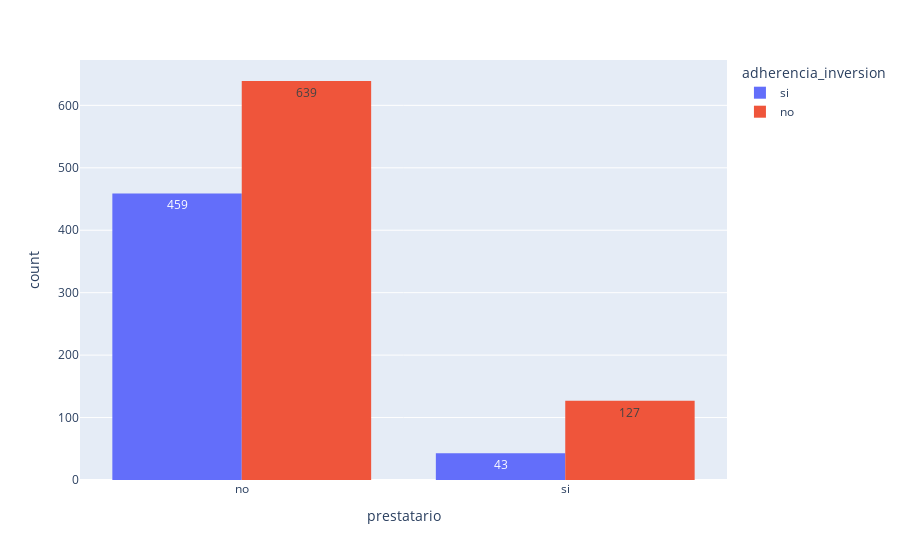

Notebook cell for this chart:
### Code cell
px.histogram(datos, x='prestatario',text_auto=True, color='adherencia_inversion',barmode='group')

### Figure 1 — Plotly figure (JSON) as saved in the notebook; plotly's stock layout.template omitted (floating-point values rounded to 4 significant figures; data arrays with more than 128 entries replaced by an {"elided": "..."} marker saying what was removed)
{"data": [{"alignmentgroup": "True", "bingroup": "x", "hovertemplate": "adherencia_inversion=si<br>prestatario=%{x}<br>count=%{y}<extra></extra>", "legendgroup": "si", "marker": {"color": "#636efa", "pattern": {"shape": ""}}, "name": "si", "offsetgroup": "si", "orientation": "v", "showlegend": true, "texttemplate": "%{value}", "type": "histogram", "x": {"elided": "502 str values"}, "xaxis": "x", "yaxis": "y"}, {"alignmentgroup": "True", "bingroup": "x", "hovertemplate": "adherencia_inversion=no<br>prestatario=%{x}<br>count=%{y}<extra></extra>", "legendgroup": "no", "marker": {"color": "#EF553B", "pattern": {"shape": ""}}, "name": "no", "offsetgroup": "no", "orientation": "v", "showlegend": true, "texttemplate": "%{value}", "type": "histogram", "x": {"elided": "766 str values"}, "xaxis": "x", "yaxis": "y"}], "layout": {"barmode": "group", "legend": {"title": {"text": "adherencia_inversion"}, "tracegroupgap": 0}, "margin": {"t": 60}, "xaxis": {"anchor": "y", "domain": [0, 1], "title": {"text": "prestatario"}}, "yaxis": {"anchor": "x", "domain": [0, 1], "title": {"text": "count"}}}}
